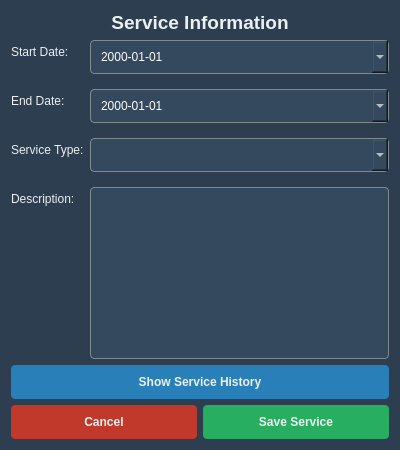
<?xml version="1.0" encoding="UTF-8"?>
<ui version="4.0">
 <class>ServiceDialog</class>
 <widget class="QDialog" name="ServiceDialog">
  <property name="geometry">
   <rect>
    <x>0</x>
    <y>0</y>
    <width>400</width>
    <height>450</height>
   </rect>
  </property>
  <property name="windowTitle">
   <string>Service Details</string>
  </property>
  <property name="styleSheet">
   <string notr="true">
    QWidget {
        background-color: #2c3e50;
        color: #ecf0f1;
        font-family: 'Segoe UI', sans-serif;
    }
    QLineEdit, QDateEdit, QComboBox, QTextEdit {
        background-color: #34495e;
        border: 1px solid #7f8c8d;
        border-radius: 4px;
        padding: 8px;
        color: white;
    }
    QPushButton {
        background-color: #27ae60;
        border: none;
        border-radius: 4px;
        padding: 10px;
        font-weight: bold;
    }
    QPushButton:hover {
        background-color: #2ecc71;
    }
    QPushButton#cancel_button {
        background-color: #c0392b;
    }
    QPushButton#cancel_button:hover {
        background-color: #e74c3c;
    }
    QPushButton#history_button {
        background-color: #2980b9;
    }
    QPushButton#history_button:hover {
        background-color: #3498db;
    }
   </string>
  </property>
  <layout class="QVBoxLayout" name="verticalLayout">
   <item>
    <widget class="QLabel" name="label_title">
     <property name="font">
      <font>
       <pointsize>14</pointsize>
       <bold>true</bold>
      </font>
     </property>
     <property name="text">
      <string>Service Information</string>
     </property>
     <property name="alignment">
      <set>Qt::AlignCenter</set>
     </property>
    </widget>
   </item>
   <item>
    <layout class="QFormLayout" name="formLayout">
     <property name="verticalSpacing">
      <number>15</number>
     </property>
     <item row="0" column="0">
      <widget class="QLabel" name="label">
       <property name="text">
        <string>Start Date:</string>
       </property>
      </widget>
     </item>
     <item row="0" column="1">
      <widget class="QDateEdit" name="start_date_input">
       <property name="calendarPopup">
        <bool>true</bool>
       </property>
       <property name="displayFormat">
        <string>yyyy-MM-dd</string>
       </property>
      </widget>
     </item>
     <item row="1" column="0">
      <widget class="QLabel" name="label_2">
       <property name="text">
        <string>End Date:</string>
       </property>
      </widget>
     </item>
     <item row="1" column="1">
      <widget class="QDateEdit" name="end_date_input">
       <property name="calendarPopup">
        <bool>true</bool>
       </property>
       <property name="displayFormat">
        <string>yyyy-MM-dd</string>
       </property>
      </widget>
     </item>
     <item row="2" column="0">
      <widget class="QLabel" name="label_3">
       <property name="text">
        <string>Service Type:</string>
       </property>
      </widget>
     </item>
     <item row="2" column="1">
      <widget class="QComboBox" name="type_combo"/>
     </item>
     <item row="3" column="0">
      <widget class="QLabel" name="label_4">
       <property name="text">
        <string>Description:</string>
       </property>
      </widget>
     </item>
     <item row="3" column="1">
      <widget class="QTextEdit" name="desc_input"/>
     </item>
    </layout>
   </item>
   <item>
    <widget class="QPushButton" name="history_button">
     <property name="text">
      <string>Show Service History</string>
     </property>
    </widget>
   </item>
   <item>
    <spacer name="verticalSpacer">
     <property name="orientation">
      <enum>Qt::Vertical</enum>
     </property>
     <property name="sizeHint" stdset="0">
      <size>
       <width>20</width>
       <height>20</height>
      </size>
     </property>
    </spacer>
   </item>
   <item>
    <layout class="QHBoxLayout" name="horizontalLayout">
     <item>
      <widget class="QPushButton" name="cancel_button">
       <property name="text">
        <string>Cancel</string>
       </property>
      </widget>
     </item>
     <item>
      <widget class="QPushButton" name="save_button">
       <property name="text">
        <string>Save Service</string>
       </property>
      </widget>
     </item>
    </layout>
   </item>
  </layout>
 </widget>
</ui>
